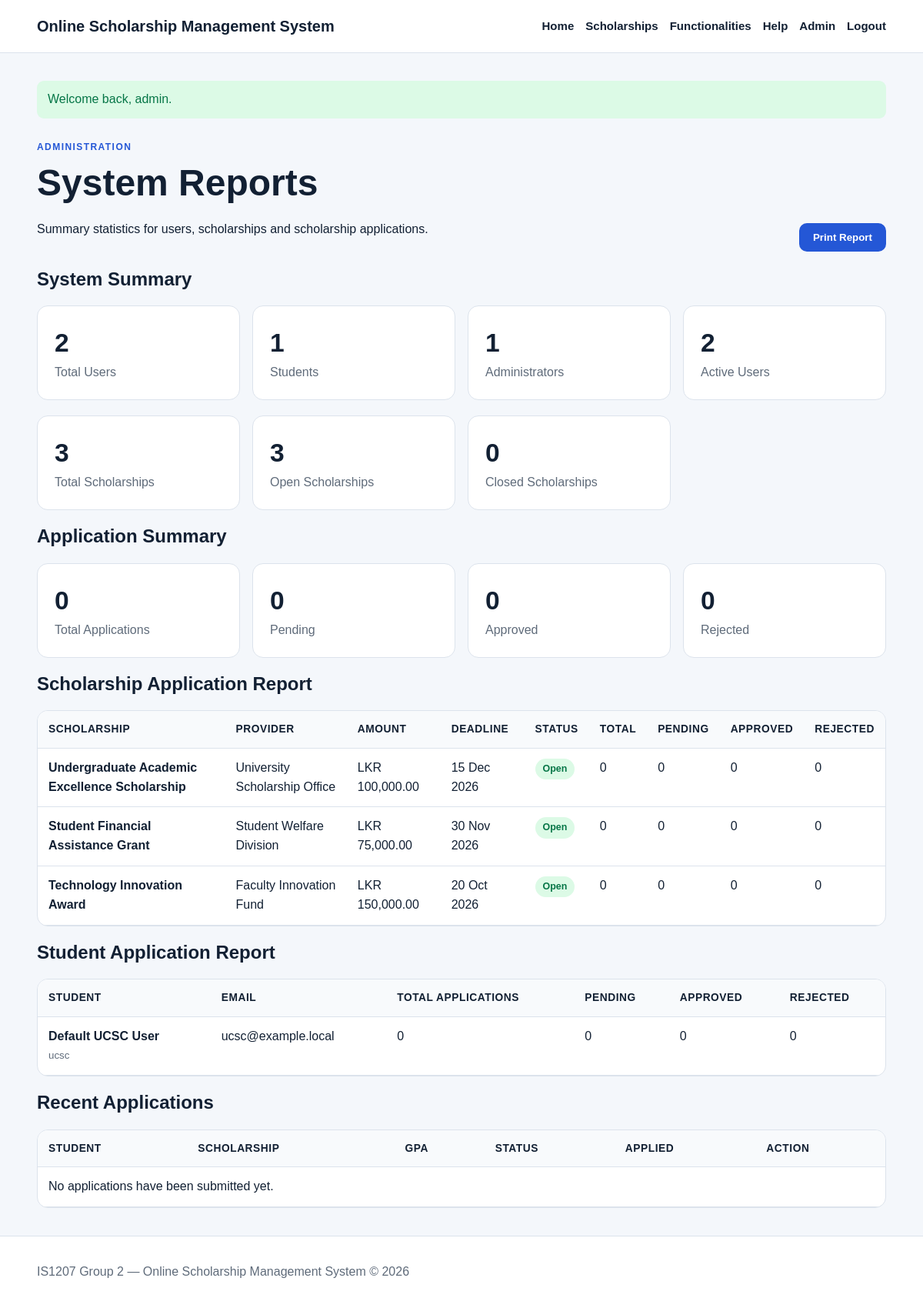
The page /admin/reports.php (signed in) on the database its author committed.
### tables this page shows
CREATE TABLE scholarships (
    id INT UNSIGNED AUTO_INCREMENT PRIMARY KEY,
    title VARCHAR(160) NOT NULL,
    provider VARCHAR(160) NOT NULL,
    description TEXT NOT NULL,
    eligibility TEXT NOT NULL,
    amount DECIMAL(12,2) NOT NULL DEFAULT 0,
    deadline DATE NOT NULL,
    status ENUM('Open', 'Closed') NOT NULL DEFAULT 'Open',
    created_by INT UNSIGNED NULL,
    created_at TIMESTAMP NOT NULL DEFAULT CURRENT_TIMESTAMP,
    CONSTRAINT fk_scholarship_creator FOREIGN KEY (created_by)
        REFERENCES users(id) ON DELETE SET NULL ON UPDATE CASCADE
);

CREATE TABLE users (
    id INT UNSIGNED AUTO_INCREMENT PRIMARY KEY,
    username VARCHAR(30) NOT NULL UNIQUE,
    password VARCHAR(255) NOT NULL,
    full_name VARCHAR(100) NOT NULL,
    email VARCHAR(120) NOT NULL UNIQUE,
    phone VARCHAR(25) NULL,
    faculty VARCHAR(100) NULL,
    year_of_study VARCHAR(30) NULL,
    role ENUM('admin', 'student') NOT NULL DEFAULT 'student',
    is_active TINYINT(1) NOT NULL DEFAULT 1,
    created_at TIMESTAMP NOT NULL DEFAULT CURRENT_TIMESTAMP
);

### admin/reports.php (the view, shortened to what this page needs)
<?php
require_once __DIR__ . '/../functions.php';
$summaryResult = $conn->query(
    "SELECT
        (SELECT COUNT(*)
         FROM users) AS total_users,
        (SELECT COUNT(*)
         FROM users
         WHERE role = 'student') AS total_students,
        (SELECT COUNT(*)
         FROM users
         WHERE role = 'admin') AS total_admins,
        (SELECT COUNT(*)
         FROM users
         WHERE is_active = 1) AS active_users,
        (SELECT COUNT(*)
         FROM scholarships) AS total_scholarships,
        (SELECT COUNT(*)
         FROM scholarships
         WHERE status = 'Open') AS open_scholarships,
        (SELECT COUNT(*)
         FROM scholarships
         WHERE status = 'Closed') AS closed_scholarships,
        (SELECT COUNT(*)
         FROM applications) AS total_applications,
        (SELECT COUNT(*)
         FROM applications
         WHERE status = 'Pending') AS pending_applications,
        (SELECT COUNT(*)
         FROM applications
         WHERE status = 'Approved') AS approved_applications,
        (SELECT COUNT(*)
         FROM applications
         WHERE status = 'Rejected') AS rejected_applications"
);
$summary = $summaryResult->fetch_assoc();
$scholarshipReport = $conn->query(
    "SELECT
        s.id,
        s.title,
        s.provider,
        s.amount,
        s.deadline,
        s.status,
        COUNT(a.id) AS total_applications,
        SUM(
            CASE
                WHEN a.status = 'Pending'
                THEN 1
                ELSE 0
            END
        ) AS pending_count,
        SUM(
            CASE
                WHEN a.status = 'Approved'
                THEN 1
                ELSE 0
            END
        ) AS approved_count,
        SUM(
            CASE
                WHEN a.status = 'Rejected'
                THEN 1
                ELSE 0
            END
        ) AS rejected_count
     FROM scholarships AS s
     LEFT JOIN applications AS a
        ON a.scholarship_id = s.id
     GROUP BY
        s.id,
        s.title,
        s.provider,
        s.amount,
        s.deadline,
        s.status
     ORDER BY s.created_at DESC"
);
$studentReport = $conn->query(
    "SELECT
        u.id,
        u.username,
        u.full_name,
        u.email,
        COUNT(a.id) AS total_applications,
        SUM(
            CASE
                WHEN a.status = 'Pending'
                THEN 1
                ELSE 0
            END
        ) AS pending_count,
        SUM(
            CASE
                WHEN a.status = 'Approved'
                THEN 1
                ELSE 0
            END
        ) AS approved_count,
        SUM(
            CASE
                WHEN a.status = 'Rejected'
                THEN 1
                ELSE 0
            END
        ) AS rejected_count
     FROM users AS u
     LEFT JOIN applications AS a
        ON a.user_id = u.id
     WHERE u.role = 'student'
     GROUP BY
        u.id,
        u.username,
        u.full_name,
        u.email
     ORDER BY total_applications DESC,
              u.full_name ASC"
);
$recentApplications = $conn->query(
    "SELECT
        a.id,
        a.status,
        a.gpa,
        a.applied_at,
        u.full_name,
        u.username,
        s.title
     FROM applications AS a
     INNER JOIN users AS u
        ON u.id = a.user_id
     INNER JOIN scholarships AS s
        ON s.id = a.scholarship_id
     ORDER BY a.applied_at DESC
     LIMIT 10"
);
include __DIR__ . '/../includes/header.php';
?>
<div class="page-heading">
    <div>
        <p class="eyebrow">
            Administration
        </p>
        <h1>
            System Reports
        </h1>
        <p>
            Summary statistics for users, scholarships and
            scholarship applications.
        </p>
    </div>
    <button
        type="button"
        class="button"
        onclick="window.print()"
    >
        Print Report
    </button>
</div>
<h2>
    System Summary
</h2>
<div class="stats-grid">
    <div class="stat">
        <strong>
            <?= (int) $summary['total_users'] ?>
        </strong>
        <span>
            Total Users
        </span>
    </div>
    <div class="stat">
        <strong>
            <?= (int) $summary['total_students'] ?>
        </strong>
        <span>
            Students
        </span>
    </div>
    <div class="stat">
        <strong>
            <?= (int) $summary['total_admins'] ?>
        </strong>
        <span>
            Administrators
        </span>
    </div>
    <div class="stat">
        <strong>
            <?= (int) $summary['active_users'] ?>
        </strong>
        <span>
            Active Users
        </span>
    </div>
</div>
<div class="stats-grid">
    <div class="stat">
        <strong>
            <?= (int) $summary['total_scholarships'] ?>
        </strong>
        <span>
            Total Scholarships
        </span>
    </div>
    <div class="stat">
        <strong>
            <?= (int) $summary['open_scholarships'] ?>
        </strong>
        <span>
            Open Scholarships
        </span>
    </div>
    <div class="stat">
        <strong>
            <?= (int) $summary['closed_scholarships'] ?>
        </strong>
        <span>
            Closed Scholarships
        </span>
    </div>
</div>
<h2>
    Application Summary
</h2>
<div class="stats-grid">
    <div class="stat">
        <strong>
            <?= (int) $summary['total_applications'] ?>
        </strong>
        <span>
            Total Applications
        </span>
    </div>
    <div class="stat">
        <strong>
            <?= (int) $summary['pending_applications'] ?>
        </strong>
        <span>
            Pending
        </span>
    </div>
    <div class="stat">
        <strong>
            <?= (int) $summary['approved_applications'] ?>
        </strong>
        <span>
            Approved
        </span>
    </div>
    <div class="stat">
        <strong>
            <?= (int) $summary['rejected_applications'] ?>
        </strong>
        <span>
            Rejected
        </span>
    </div>
</div>
<h2>
    Scholarship Application Report
</h2>
<div class="table-wrap">
    <table>
        <thead>
            <tr>
                <th>
                    Scholarship
                </th>
                <th>
                    Provider
                </th>
                <th>
                    Amount
                </th>
                <th>
                    Deadline
                </th>
                <th>
                    Status
                </th>
                <th>
                    Total
                </th>
                <th>
                    Pending
                </th>
                <th>
                    Approved
                </th>
                <th>
                    Rejected
                </th>
            </tr>
        </thead>
        <tbody>
            <?php while (
                $row = $scholarshipReport->fetch_assoc()
            ): ?>
                <tr>
                    <td>
                        <strong>
                            <?= e($row['title']) ?>
                        </strong>
                    </td>
                    <td>
                        <?= e($row['provider']) ?>
                    </td>
                    <td>
                        <?= e(
                            format_money(
                                $row['amount']
                            )
                        ) ?>
                    </td>
                    <td>
                        <?= e(
                            date(
                                'd M Y',
                                strtotime(
                                    $row['deadline']
                                )
                            )
                        ) ?>
                    </td>
                    <td>
                        <span
                            class="badge <?= e(
                                strtolower(
                                    $row['status']
                                )
                            ) ?>"
                        >
                            <?= e($row['status']) ?>
                        </span>
                    </td>
                    <td>
                        <?= (int) $row['total_applications'] ?>
                    </td>
                    <td>
                        <?= (int) $row['pending_count'] ?>
                    </td>
                    <td>
                        <?= (int) $row['approved_count'] ?>
                    </td>
                    <td>
                        <?= (int) $row['rejected_count'] ?>
                    </td>
                </tr>
            <?php endwhile; ?>
        </tbody>
    </table>
</div>
<h2>
    Student Application Report
</h2>
<div class="table-wrap">
    <table>
        <thead>
            <tr>
                <th>
                    Student
                </th>
                <th>
                    Email
                </th>
                <th>
                    Total Applications
                </th>
                <th>
                    Pending
                </th>
                <th>
                    Approved
                </th>
                <th>
                    Rejected
                </th>
            </tr>
        </thead>
        <tbody>
            <?php while (
                $student = $studentReport->fetch_assoc()
            ): ?>
                <tr>
                    <td>
                        <strong>
                            <?= e($student['full_name']) ?>
                        </strong>
                        <br>
                        <small>
                            <?= e($student['username']) ?>
                        </small>
                    </td>
                    <td>
                        <?= e($student['email']) ?>
                    </td>
                    <td>
                        <?= (int) $student['total_applications'] ?>
                    </td>
                    <td>
                        <?= (int) $student['pending_count'] ?>
                    </td>
                    <td>
                        <?= (int) $student['approved_count'] ?>
                    </td>
                    <td>
                        <?= (int) $student['rejected_count'] ?>
                    </td>
                </tr>
            <?php endwhile; ?>
        </tbody>
    </table>
</div>
<h2>
    Recent Applications
</h2>
<div class="table-wrap">
    <table>
        <thead>
            <tr>
                <th>
                    Student
                </th>
                <th>
                    Scholarship
                </th>
                <th>
                    GPA
                </th>
                <th>
                    Status
                </th>
                <th>
                    Applied
                </th>
                <th>
                    Action
                </th>
            </tr>
        </thead>
        <tbody>
            <?php if (
                $recentApplications->num_rows === 0
            ): ?>
                <tr>
                    <td colspan="6">
                        No applications have been submitted yet.
                    </td>
                </tr>
            <?php endif; ?>
        </tbody>
    </table>
</div>
<?php
include __DIR__ . '/../includes/footer.php';
?>

### rows shown on the page
scholarships: title "Undergraduate Academic Excellence Scholarship", provider "University Scholarship Office", amount "LKR 100,000.00", deadline "15 Dec 2026", status "Open", total_applications "0", pending_count "0", approved_count "0", rejected_count "0"
scholarships: title "Student Financial Assistance Grant", provider "Student Welfare Division", amount "LKR 75,000.00", deadline "30 Nov 2026", status "Open", total_applications "0", pending_count "0", approved_count "0", rejected_count "0"
scholarships: title "Technology Innovation Award", provider "Faculty Innovation Fund", amount "LKR 150,000.00", deadline "20 Oct 2026", status "Open", total_applications "0", pending_count "0", approved_count "0", rejected_count "0"
users: full_name "Default UCSC User", username "ucsc", email "ucsc@example.local", total_applications "0", pending_count "0", approved_count "0", rejected_count "0"

### other values the page prints
$flash['message'] "Welcome back, admin."
$summary['total_users'] "2"
$summary['total_students'] "1"
$summary['total_admins'] "1"
$summary['active_users'] "2"
$summary['total_scholarships'] "3"
$summary['open_scholarships'] "3"
$summary['closed_scholarships'] "0"
$summary['total_applications'] "0"
$summary['pending_applications'] "0"
$summary['approved_applications'] "0"
$summary['rejected_applications'] "0"
